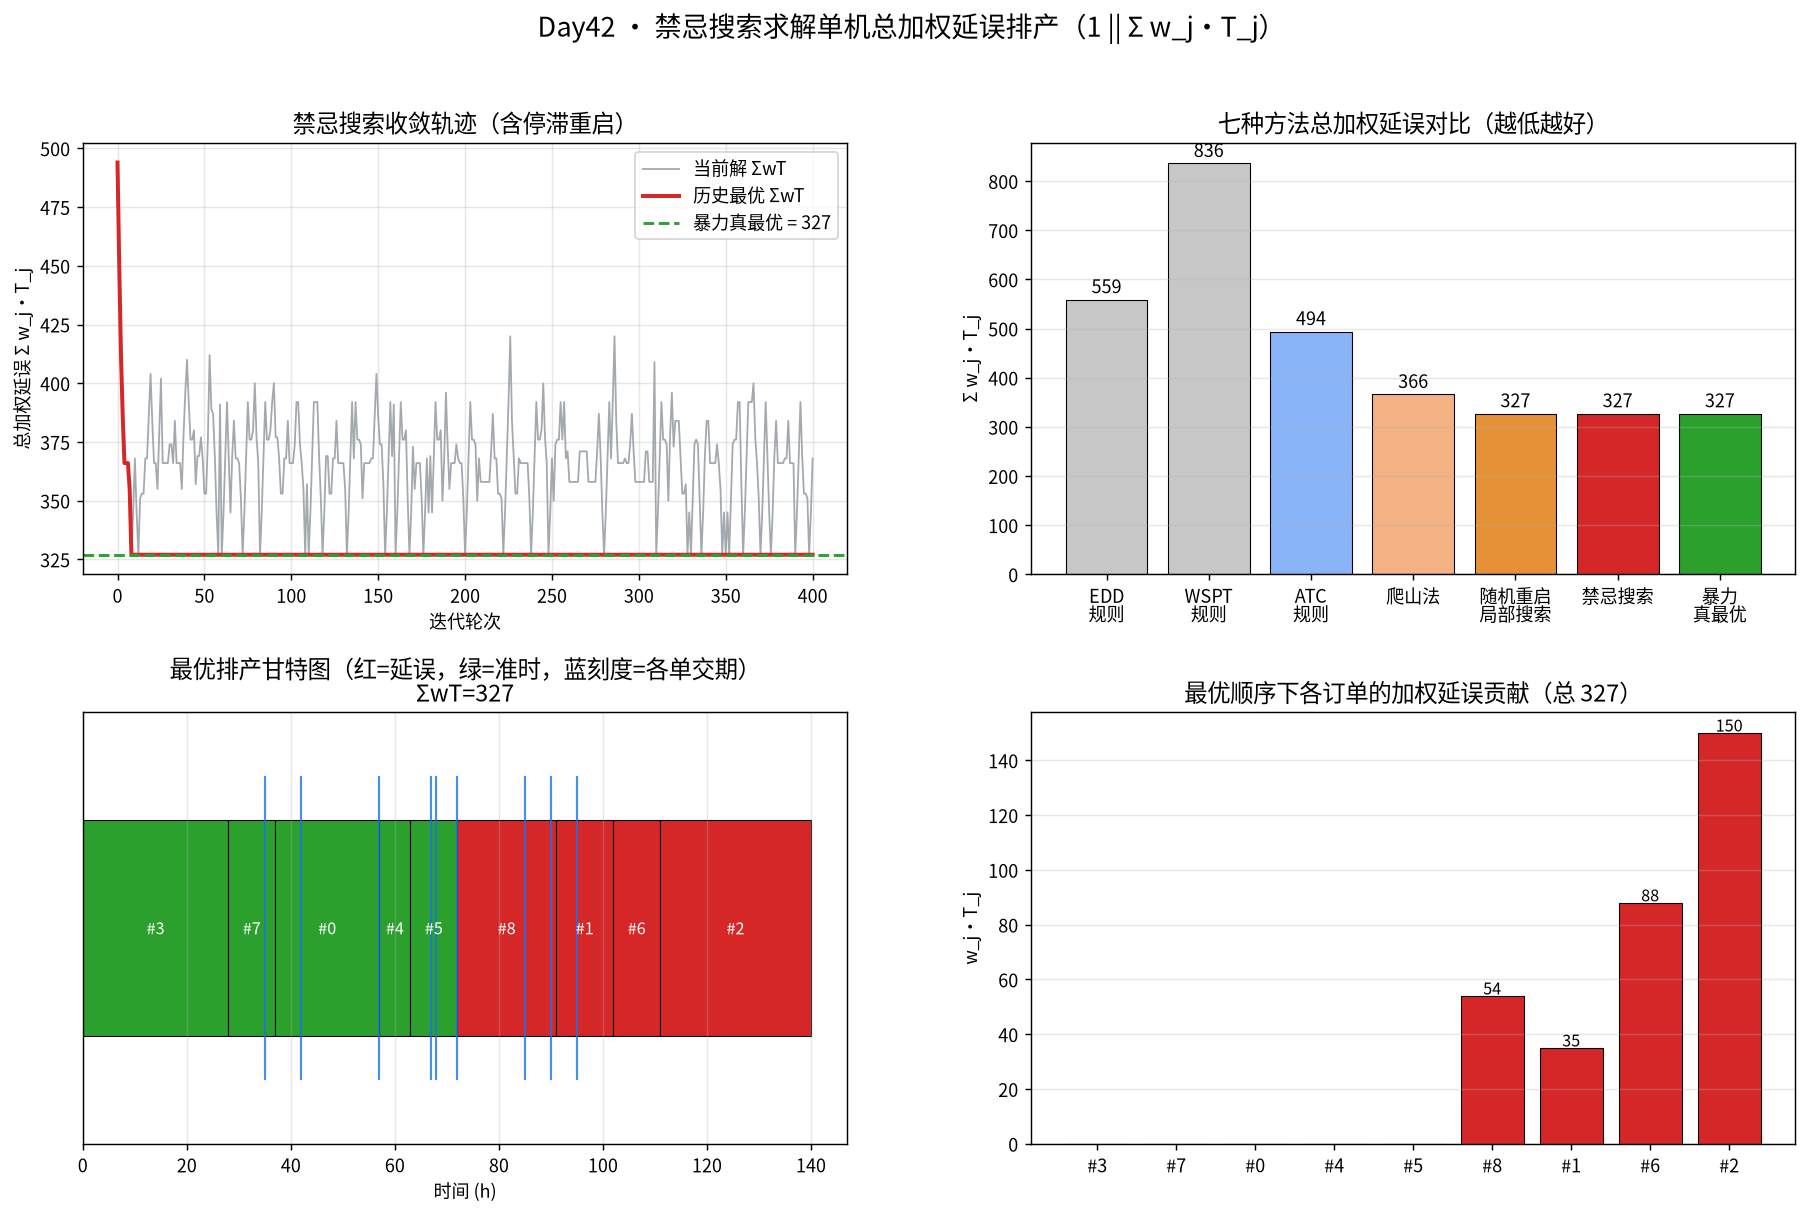

Write Python code to recreate this figure.
# -*- coding: utf-8 -*-
"""
subject: mathematical-modeling
level:   L6 优化模型 / L5 算法（元启发式 / 禁忌搜索）
anchor:  Roadmap Level 5-6 · 组合优化的邻域搜索：禁忌搜索 Tabu Search
goal:    用「禁忌搜索（Tabu Search）+ 交换邻域」求解 **单机总加权延误排产问题 1||Σ w_j T_j**，
        并与「暴力枚举（小规模真最优）」「EDD 规则（交期优先）」「WSPT 规则（权重优先）」
        「爬山法（只走改进方向）」「随机重启局部搜索」对照，量化禁忌表+特赦准则带来的增量。

本脚本零专用调度库：手写目标函数、交换邻域、禁忌表、期望准则(aspiration)、
禁忌长度自适应与多样化的重启机制；scipy 仅用于可选参考（本教学实例不需要 MILP）。
运行：cd /home/ubuntu/Note && ./.venv/bin/python "Mathematical_Modeling/08 - Python/daily/2026-10-11/tabu_search_scheduling.py"
"""

import itertools
import os
import time
from collections import deque

import numpy as np
import matplotlib
matplotlib.use("Agg")
import matplotlib.pyplot as plt
from matplotlib import font_manager

# ----------------------------------------------------------------------------
# 中文字体（避免乱码 / glyph 缺失）
# ----------------------------------------------------------------------------
for _cand in ["Noto Sans CJK SC", "Noto Sans CJK JP", "WenQuanYi Zen Hei", "WenQuanYi Micro Hei"]:
    try:
        font_manager.findfont(font_manager.FontProperties(family=_cand), fallback_to_default=False)
        plt.rcParams["font.sans-serif"] = [_cand]
        break
    except Exception:
        continue
plt.rcParams["axes.unicode_minus"] = False

RNG = np.random.default_rng(20261011)


# ============================================================================
# 1. 真实决策背景：一台瓶颈设备的排产（1 || Σ w_j T_j）
# ----------------------------------------------------------------------------
# 某机加车间有 1 台热处理炉（瓶颈设备），一批 n 个订单只能【一台一台】做，不能抢单。
#   p_j   加工时间（小时）
#   d_j   承诺交期（自开工起算，小时）
#   w_j   延误惩罚权重（元/小时）—— 大客户 / 急件权重高
# 完工时刻 C_j 由排产顺序决定；延误 T_j = max(0, C_j - d_j)。
# 目标：找一个加工顺序 σ，使【总加权延误 Σ w_j T_j 最小】。
# 这是经典 NP-hard 问题（Lawler 1977 证明 1||Σw_jT_j 为强 NP-hard），
# 现实里只能靠「邻域搜索 / 元启发式」在可接受时间内找好解——正是禁忌搜索的用武之地。
# ============================================================================

def make_instance(n, seed=0):
    """随机生成一件排产实例（保证有意义的延误张力）。"""
    rng = np.random.default_rng(seed)
    p = rng.integers(5, 30, size=n)          # 加工时间 5~29 h
    w = rng.integers(1, 10, size=n)          # 权重 1~9
    # 交期围绕总加工时间的一部分生成，制造「赶不上交期」的张力
    total_p = int(p.sum())
    d = rng.integers(int(0.25 * total_p), int(0.75 * total_p), size=n)
    return p, d, w


def objective(order, p, d, w):
    """给定加工顺序(order 为订单编号的排列)，返回 (总加权延误, 完工时刻数组)。"""
    t = 0
    C = np.zeros(len(order))
    for k, job in enumerate(order):
        t += p[job]
        C[k] = t
    T = np.maximum(0, C - d[np.array(order)])
    return float(np.sum(w[np.array(order)] * T)), C


# ----------------------------------------------------------------------------
# 2. 构造型规则解（作为初始解 / 对照）
# ----------------------------------------------------------------------------
def rule_edd(p, d, w):
    """EDD：交期最早优先（Earliest Due Date）——经典交期型启发式。"""
    return list(np.argsort(d, kind="stable"))


def rule_wspt(p, d, w):
    """WSPT：加权最短加工时间优先（按 w_j/p_j 降序）。"""
    return list(np.argsort(-(w / p), kind="stable"))


def rule_atc(p, d, w, k=2.0):
    """ATC：Apparent Tardiness Cost 规则（Rachamadugu & Morton 1982），
    在交期型排产里通常优于 EDD/WSPT。"""
    n = len(p)
    remaining = set(range(n))
    order = []
    t = 0
    pbar = p.mean()
    while remaining:
        best, best_val = None, -np.inf
        for j in remaining:
            slack = d[j] - t - p[j]
            val = (w[j] / p[j]) * np.exp(-max(0.0, slack) / (k * pbar))
            if val > best_val:
                best, best_val = j, val
        order.append(best)
        t += p[best]
        remaining.remove(best)
    return order


# ----------------------------------------------------------------------------
# 3. 邻域：交换（swap）——任取两个位置交换
# ----------------------------------------------------------------------------
def all_swap_neighbors(order):
    """生成全部 2-opt 交换邻居：(新顺序, (i,j) 移动标识)。"""
    n = len(order)
    for i in range(n - 1):
        for j in range(i + 1, n):
            nb = order.copy()
            nb[i], nb[j] = nb[j], nb[i]
            yield nb, (order[i], order[j])   # 标识用「两个被换的订单号」做禁忌键


# ----------------------------------------------------------------------------
# 4. 禁忌搜索（Tabu Search, Glover 1986/1989）
# ----------------------------------------------------------------------------
def tabu_search(p, d, w, init_order, max_iter=400, tabu_tenure=8,
                restart_after=60, seed=0):
    """
    标准禁忌搜索：
      - 每轮在「交换邻域」里选**最优允许移动**（不一定是改进方向 → 能爬出局部最优）；
      - 禁忌表记录最近做过的『订单对交换』，防止立刻走回头路；
      - 特赦准则(aspiration)：若某禁忌移动能刷新冠军解，则破禁；
      - 停滞超过 restart_after 轮 → 从**冠军解**扰动重启（多样化）。
    返回：best_order, best_val, 目标轨迹, 历史最优轨迹, 重启次数。
    """
    rng = np.random.default_rng(seed)
    cur = init_order.copy()
    cur_val, _ = objective(cur, p, d, w)
    best = cur.copy()
    best_val = cur_val

    tabu = deque(maxlen=max(tabu_tenure, max_iter))   # 存 (i,j) 无向禁忌键
    tabu_until = {}                                   # 键 -> 解禁的迭代编号
    track, track_best = [cur_val], [best_val]
    no_improve = 0
    restarts = 0

    for it in range(1, max_iter + 1):
        best_nb, best_nb_val, best_move = None, np.inf, None
        for nb, key in all_swap_neighbors(cur):
            val, _ = objective(nb, p, d, w)
            k = tuple(sorted(key))
            is_tabu = tabu_until.get(k, -1) > it
            # 特赦准则：禁忌但更优于历史最优 → 允许
            if is_tabu and val >= best_val - 1e-9:
                continue
            if val < best_nb_val - 1e-12:
                best_nb, best_nb_val, best_move = nb, val, k

        if best_nb is None:      # 全被禁忌（罕见）：随机扰动一跳
            i, j = rng.choice(len(cur), size=2, replace=False)
            best_nb = cur.copy()
            best_nb[i], best_nb[j] = best_nb[j], best_nb[i]
            best_nb_val, _ = objective(best_nb, p, d, w)
            best_move = tuple(sorted((cur[i], cur[j])))

        cur, cur_val = best_nb, best_nb_val
        tabu_until[best_move] = it + int(rng.integers(1, tabu_tenure + 1))

        if cur_val < best_val - 1e-9:
            best, best_val = cur.copy(), cur_val
            no_improve = 0
        else:
            no_improve += 1

        track.append(cur_val)
        track_best.append(best_val)

        # 停滞 → 从冠军解扰动重启（多样化，保持精英解）
        if no_improve >= restart_after:
            cur = best.copy()
            for _ in range(max(2, len(cur) // 4)):
                a, b = rng.choice(len(cur), size=2, replace=False)
                cur[a], cur[b] = cur[b], cur[a]
            cur_val, _ = objective(cur, p, d, w)
            tabu_until.clear()
            no_improve = 0
            restarts += 1

    return best, best_val, track, track_best, restarts


def hill_climb(p, d, w, init_order, max_iter=400):
    """对照 A：爬山法——只接受改进移动，第一步就卡死在局部最优。"""
    cur = init_order.copy()
    cur_val, _ = objective(cur, p, d, w)
    track = [cur_val]
    for _ in range(max_iter):
        improved = False
        for nb, _k in all_swap_neighbors(cur):
            val, _ = objective(nb, p, d, w)
            if val < cur_val - 1e-9:
                cur, cur_val = nb, val
                improved = True
                break
        track.append(cur_val)
        if not improved:
            break
    return cur, cur_val, track


def random_restart_ls(p, d, w, n, tries=200, seed=1, max_iter=400):
    """对照 B：随机重启局部搜索——多次随机起点爬山，取最好。"""
    rng = np.random.default_rng(seed)
    best, best_val = None, np.inf
    track = []
    for _ in range(tries):
        order = list(rng.permutation(n))
        _o, val, _tr = hill_climb(p, d, w, order, max_iter)
        if val < best_val:
            best, best_val = _o, val
        track.append(best_val)
    return best, best_val, track


def brute_force(p, d, w):
    """独立裁判：枚举全部排列（仅小 n 可用），返回 (真最优值, 最优顺序)。"""
    n = len(p)
    P, D, W = np.array(p), np.array(d), np.array(w)
    best_val, best_order = np.inf, None
    for perm in itertools.permutations(range(n)):
        a = np.array(perm)
        C = np.cumsum(P[a])
        val = float((W[a] * np.maximum(0, C - D[a])).sum())
        if val < best_val:
            best_val, best_order = val, list(perm)
    return best_val, best_order


# ============================================================================
# 主流程
# ============================================================================
def main():
    here = os.path.dirname(os.path.abspath(__file__))
    print("=" * 78)
    print("Day42 禁忌搜索 (Tabu Search) 求解单机总加权延误排产  1 || Σ w_j T_j")
    print("=" * 78)

    p, d, w = make_instance(n=9, seed=12)
    n = len(p)
    print(f"\n实例：n={n} 个订单")
    print(f"  p(加工时间) = {list(p)}")
    print(f"  d(交期)     = {list(d)}")
    print(f"  w(权重)     = {list(w)}")
    print(f"  总加工时间  = {int(p.sum())} h")

    # 真最优（独立裁判）
    import math
    t0 = time.time()
    bf_val, bf_order = brute_force(p, d, w)
    print(f"\n[独立裁判] 暴力枚举 {n}! = {math.factorial(n)} 种排列 ...")
    print(f"  真最优 ΣwT = {bf_val:.0f}  (顺序 {bf_order})   耗时 {time.time()-t0:.2f}s")

    # 规则解
    edd_o = rule_edd(p, d, w); edd_v, _ = objective(edd_o, p, d, w)
    wspt_o = rule_wspt(p, d, w); wspt_v, _ = objective(wspt_o, p, d, w)
    atc_o = rule_atc(p, d, w); atc_v, _ = objective(atc_o, p, d, w)
    print(f"\n[构造规则] EDD  = {edd_v:.0f}   WSPT = {wspt_v:.0f}   ATC = {atc_v:.0f}")

    # 禁忌搜索（以 ATC 起始）
    t0 = time.time()
    ts_best, ts_val, ts_track, ts_best_track, ts_restarts = tabu_search(
        p, d, w, atc_o, max_iter=400, tabu_tenure=8, restart_after=50, seed=42)
    ts_time = time.time() - t0
    print(f"\n[禁忌搜索] ΣwT = {ts_val:.0f}  顺序 {ts_best}  重启 {ts_restarts} 次  耗时 {ts_time:.3f}s")

    # 对照：爬山法、随机重启局部搜索
    hc_o, hc_v, hc_track = hill_climb(p, d, w, atc_o)
    rr_o, rr_v, rr_track = random_restart_ls(p, d, w, n, tries=200, seed=3)
    print(f"[对照] 爬山法(ATC 起点) = {hc_v:.0f}   随机重启局部搜索(200 次) = {rr_v:.0f}")
    gap_hc = (hc_v - bf_val) / max(1.0, bf_val)
    gap_atc = (atc_v - bf_val) / max(1.0, bf_val)
    print(f"       爬山法距真最优 +{gap_hc*100:.1f}% ; ATC 距真最优 +{gap_atc*100:.1f}%")

    # ---------------------------- 断言（跑通即验证） ----------------------------
    assert abs(ts_val - bf_val) < 1e-6, f"禁忌搜索={ts_val} 未达到真最优={bf_val}"
    assert ts_val <= min(edd_v, wspt_v, atc_v) + 1e-9, "禁忌搜索不应劣于规则解"
    assert hc_v >= bf_val - 1e-9, "爬山解不应优于真最优"
    assert rr_v >= bf_val - 1e-9, "随机重启解不应优于真最优"
    assert sorted(ts_best) == list(range(n)), "最优顺序应是 0..n-1 的一个排列"
    print("\n✅ 断言全过：禁忌搜索达到暴力真最优；解为合法排列；对照不优于真最优。")

    # ---------------------------- 可视化 ----------------------------
    fig = plt.figure(figsize=(17, 10))
    gs = fig.add_gridspec(2, 2, hspace=0.32, wspace=0.24)

    # (0,0) 收敛轨迹
    ax = fig.add_subplot(gs[0, 0])
    ax.plot(ts_track, color="#9aa0a6", lw=1.0, alpha=0.9, label="当前解 ΣwT")
    ax.plot(ts_best_track, color="#d62728", lw=2.2, label="历史最优 ΣwT")
    ax.axhline(bf_val, color="#2ca02c", ls="--", lw=1.6, label=f"暴力真最优 = {bf_val:.0f}")
    ax.set_title("禁忌搜索收敛轨迹（含停滞重启）", fontsize=13)
    ax.set_xlabel("迭代轮次"); ax.set_ylabel("总加权延误 Σ w_j·T_j")
    ax.legend(fontsize=10); ax.grid(alpha=0.3)

    # (0,1) 六法对照柱状
    ax = fig.add_subplot(gs[0, 1])
    labels = ["EDD\n规则", "WSPT\n规则", "ATC\n规则", "爬山法", "随机重启\n局部搜索", "禁忌搜索", "暴力\n真最优"]
    vals = [edd_v, wspt_v, atc_v, hc_v, rr_v, ts_val, bf_val]
    colors = ["#c7c7c7", "#c7c7c7", "#8ab4f8", "#f4b183", "#e69138", "#d62728", "#2ca02c"]
    bars = ax.bar(labels, vals, color=colors, edgecolor="black", lw=0.6)
    for b, v in zip(bars, vals):
        ax.text(b.get_x() + b.get_width() / 2, v + max(vals) * 0.01, f"{v:.0f}",
                ha="center", va="bottom", fontsize=10)
    ax.set_title("七种方法总加权延误对比（越低越好）", fontsize=13)
    ax.set_ylabel("Σ w_j·T_j"); ax.grid(axis="y", alpha=0.3)

    # (1,0) 最优排产甘特图
    ax = fig.add_subplot(gs[1, 0])
    t = 0
    ymax = 0
    for k, job in enumerate(ts_best):
        start, end = t, t + p[job]
        tardy = max(0, end - d[job])
        col = "#d62728" if tardy > 0 else "#2ca02c"
        ax.barh(0, p[job], left=start, height=0.6, color=col, edgecolor="black", lw=0.6)
        ax.text((start + end) / 2, 0, f"#{job}", ha="center", va="center", fontsize=9, color="white")
        # 交期刻度线
        ax.plot([d[job], d[job]], [-0.42, 0.42], color="#1a73e8", lw=1.2, alpha=0.8)
        t = end
        ymax = max(ymax, end)
    ax.set_ylim(-0.6, 0.6); ax.set_yticks([])
    ax.set_title(f"最优排产甘特图（红=延误，绿=准时，蓝刻度=各单交期）\nΣwT={ts_val:.0f}", fontsize=13)
    ax.set_xlabel("时间 (h)"); ax.grid(axis="x", alpha=0.3)

    # (1,1) 各订单延误明细
    ax = fig.add_subplot(gs[1, 1])
    _val, C = objective(ts_best, p, d, w)
    order_arr = np.array(ts_best)
    tardy = np.maximum(0, C - d[order_arr]) * w[order_arr]
    bars = ax.bar([f"#{j}" for j in ts_best], tardy, color="#d62728", edgecolor="black", lw=0.6)
    for b, v in zip(bars, tardy):
        if v > 0:
            ax.text(b.get_x() + b.get_width() / 2, v + 0.5, f"{v:.0f}", ha="center", fontsize=9)
    ax.set_title(f"最优顺序下各订单的加权延误贡献（总 {ts_val:.0f}）", fontsize=13)
    ax.set_ylabel("w_j·T_j"); ax.grid(axis="y", alpha=0.3)

    fig.suptitle("Day42 · 禁忌搜索求解单机总加权延误排产（1 || Σ w_j·T_j）", fontsize=15, y=0.98)
    out = os.path.join(here, "tabu_search_scheduling.png")
    fig.savefig(out, dpi=130, bbox_inches="tight")
    print(f"\n[图] 已保存 {out}")

    # ---------------------------- 多实例鲁棒性压力测试 ----------------------------
    print("\n" + "=" * 78)
    print("鲁棒性：20 个 n=8 随机实例，禁忌搜索 vs 暴力真最优")
    print("=" * 78)
    ok, worst_gap = 0, 0.0
    for s in range(20):
        pp, dd, ww = make_instance(n=8, seed=100 + s)
        start = rule_atc(pp, dd, ww)
        bval, _border = brute_force(pp, dd, ww)
        _o, tval, _tr, _bt, _rs = tabu_search(pp, dd, ww, start, max_iter=300,
                                              tabu_tenure=7, restart_after=40, seed=s)
        gap = (tval - bval) / max(1.0, bval)
        worst_gap = max(worst_gap, gap)
        if abs(tval - bval) < 1e-6:
            ok += 1
    print(f"  禁忌搜索与暴力真最优一致的实例数：{ok}/20")
    print(f"  最大相对间隙：{worst_gap*100:.2f}%")
    assert ok >= 18, f"禁忌搜索鲁棒性不足：仅 {ok}/20 达到真最优"
    print("✅ 鲁棒性断言通过（≥18/20 达真最优）。")
    print("\n完成。")


if __name__ == "__main__":
    main()
